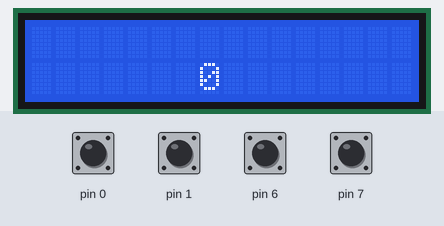
Bench run of a sketch on a simulated Arduino Uno, built with avr-gcc and run on an emulated ATmega328P. On the bench: 16×2 character LCD. The test bench sets the inputs (shaded band); at power-on: pin 0, pin 1, pin 6, pin 7 HIGH.

Above: at 1.2 s.
1.3 s: pin 0 pulled LOW for 0.15 s
At 1.37 s:
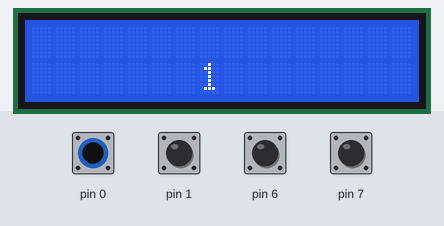
2.9 s: pin 1 pulled LOW for 0.15 s
At 2.97 s:
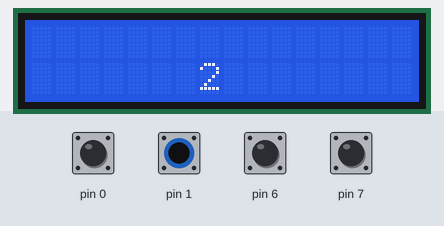
4.5 s: pin 6 pulled LOW for 0.15 s
At 4.57 s:
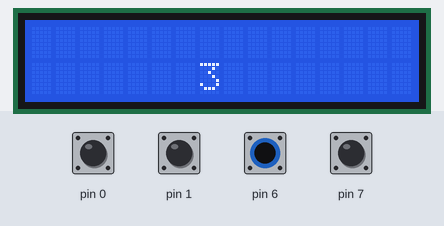
6.1 s: pin 7 pulled LOW for 0.15 s
At 6.17 s:
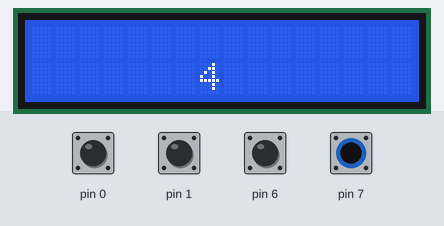
Timing chart, 0 to 8.7 s (numbered marks = the images above; inputs shaded):
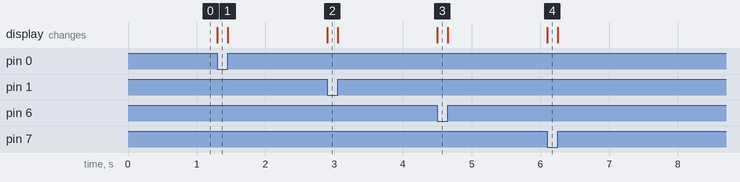

The sketch:

gear_in_16X2_LCD.ino
```cpp
// include the library code:
#include <LiquidCrystal.h>
LiquidCrystal lcd(12, 11, 5, 4, 3, 10);
void setup()
{
 pinMode(0, INPUT_PULLUP);
 pinMode(1, INPUT_PULLUP);
 pinMode(6, INPUT_PULLUP);
 pinMode(7, INPUT_PULLUP);

 lcd.begin(16, 2);
}
void loop()
{
 lcd.setCursor(7, 1);
if (digitalRead(0) == LOW)
{
 lcd.print("1");
}
else if (digitalRead(1) ==LOW)
{
 lcd.print("2");
}
else if (digitalRead(6) ==LOW)
{
 lcd.print("3");
}
else if (digitalRead(7) ==LOW)
{
 lcd.print("4");
}
else
{
 lcd.print("0");
}
}
```

Measured:
- after the input at 1.3 s, the display: changes at once (image 1)
- after the input at 2.9 s, the display: changes at once (image 2)
- after the input at 4.5 s, the display: changes at once (image 3)
- after the input at 6.1 s, the display: changes at once (image 4)
